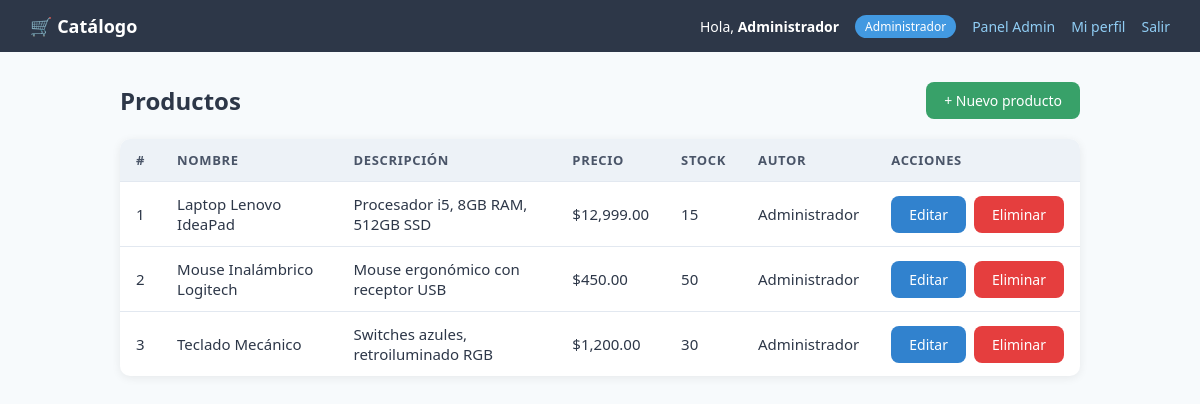
/index.php (signed in), run on the app's committed database.
### tables this page shows
CREATE TABLE productos (
    id INT AUTO_INCREMENT PRIMARY KEY,
    nombre VARCHAR(150) NOT NULL,
    descripcion TEXT,
    precio DECIMAL(10,2) NOT NULL,
    stock INT DEFAULT 0,
    creado_por INT,
    creado_en TIMESTAMP DEFAULT CURRENT_TIMESTAMP,
    FOREIGN KEY (creado_por) REFERENCES usuarios(id)
);

CREATE TABLE usuarios (
    id INT AUTO_INCREMENT PRIMARY KEY,
    nombre VARCHAR(100) NOT NULL,
    email VARCHAR(150) NOT NULL UNIQUE,
    password VARCHAR(255) NOT NULL,
    rol_id INT NOT NULL,
    token_recuperacion VARCHAR(255) DEFAULT NULL,
    creado_en TIMESTAMP DEFAULT CURRENT_TIMESTAMP,
    FOREIGN KEY (rol_id) REFERENCES roles(id)
);

### config.php (called while the page is built, shortened)
<?php
function tienePermiso($permiso) {
    return isset($_SESSION['permisos']) && in_array($permiso, $_SESSION['permisos']);
}
?>

### index.php (the view, shortened to what this page needs)
<?php
require 'config.php';
$productos = $pdo->query("SELECT p.*, u.nombre as autor FROM productos p LEFT JOIN usuarios u ON u.id = p.creado_por ORDER BY p.creado_en DESC")->fetchAll(PDO::FETCH_ASSOC);
?>
<!DOCTYPE html>
<html lang="es">
<head>
</head>
<body>
<nav>
  <div class="brand">🛒 Catálogo</div>
  <div class="info">
    <span>Hola, <b><?= htmlspecialchars($_SESSION['usuario_nombre']) ?></b></span>
    <span class="badge"><?= htmlspecialchars($_SESSION['rol_nombre']) ?></span>
    <?php if ($_SESSION['rol_nombre'] === 'Administrador'): ?>
      <a href="admin.php">Panel Admin</a>
    <?php endif; ?>
    <a href="mi_perfil.php">Mi perfil</a>
    <a href="logout.php">Salir</a>
  </div>
</nav>
<main>
  <div class="top-bar">
    <h1>Productos</h1>
    <?php if (tienePermiso('escribir')): ?>
      <a href="producto_form.php" class="btn btn-green">+ Nuevo producto</a>
    <?php endif; ?>
  </div>
  <?php if (empty($productos)): ?>
    <div class="empty">No hay productos registrados.</div>
  <?php else: ?>
  <table>
    <thead>
      <tr>
        <th>#</th><th>Nombre</th><th>Descripción</th><th>Precio</th><th>Stock</th><th>Autor</th>
        <?php if (tienePermiso('escribir') || tienePermiso('eliminar')): ?><th>Acciones</th><?php endif; ?>
      </tr>
    </thead>
    <tbody>
    <?php foreach ($productos as $p): ?>
      <tr>
        <td><?= $p['id'] ?></td>
        <td><?= htmlspecialchars($p['nombre']) ?></td>
        <td><?= htmlspecialchars($p['descripcion']) ?></td>
        <td>$<?= number_format($p['precio'], 2) ?></td>
        <td><?= $p['stock'] ?></td>
        <td><?= htmlspecialchars($p['autor'] ?? '-') ?></td>
        <?php if (tienePermiso('escribir') || tienePermiso('eliminar')): ?>
        <td>
          <div class="acciones">
            <?php if (tienePermiso('escribir')): ?>
              <a href="producto_form.php?id=<?= $p['id'] ?>" class="btn btn-blue">Editar</a>
            <?php endif; ?>
            <?php if (tienePermiso('eliminar')): ?>
              <a href="producto_eliminar.php?id=<?= $p['id'] ?>" class="btn btn-red" onclick="return confirm('¿Eliminar producto?')">Eliminar</a>
            <?php endif; ?>
          </div>
        </td>
        <?php endif; ?>
      </tr>
    <?php endforeach; ?>
    </tbody>
  </table>
  <?php endif; ?>
</main>
</body>
</html>

### index.php (style rules this page uses)
* { box-sizing: border-box; margin: 0; padding: 0; }
body { font-family: 'Segoe UI', sans-serif; background: #f7fafc; color: #2d3748; }
nav { background: #2d3748; color: #fff; padding: 14px 30px; display: flex; align-items: center; justify-content: space-between; }
nav .brand { font-size: 18px; font-weight: 700; }
nav .info { font-size: 14px; display: flex; gap: 16px; align-items: center; }
nav a { color: #90cdf4; text-decoration: none; font-size: 14px; }
.badge { background: #4299e1; color: #fff; padding: 3px 10px; border-radius: 20px; font-size: 12px; }
main { max-width: 1000px; margin: 30px auto; padding: 0 20px; }
.top-bar { display: flex; justify-content: space-between; align-items: center; margin-bottom: 20px; }
h1 { font-size: 24px; }
.btn { padding: 9px 18px; border: none; border-radius: 8px; cursor: pointer; font-size: 14px; text-decoration: none; display: inline-block; }
.btn-green { background: #38a169; color: #fff; }
.btn-blue { background: #3182ce; color: #fff; }
.btn-red { background: #e53e3e; color: #fff; }
table { width: 100%; border-collapse: collapse; background: #fff; border-radius: 10px; overflow: hidden; box-shadow: 0 2px 10px rgba(0,0,0,.07); }
th { background: #edf2f7; padding: 12px 16px; text-align: left; font-size: 13px; color: #4a5568; text-transform: uppercase; letter-spacing: .05em; }
td { padding: 12px 16px; border-top: 1px solid #e2e8f0; font-size: 15px; }
.acciones { display: flex; gap: 8px; }

### data on the page
productos: id "1", nombre "Laptop Lenovo IdeaPad", descripcion "Procesador i5, 8GB RAM, 512GB SSD", precio "12,999.00", stock "15", creado_por.nombre "Administrador"
productos: id "2", nombre "Mouse Inalámbrico Logitech", descripcion "Mouse ergonómico con receptor USB", precio "450.00", stock "50", creado_por.nombre "Administrador"
productos: id "3", nombre "Teclado Mecánico", descripcion "Switches azules, retroiluminado RGB", precio "1,200.00", stock "30", creado_por.nombre "Administrador"

### other printed values
$_SESSION['usuario_nombre'] "Administrador"
$_SESSION['rol_nombre'] "Administrador"
